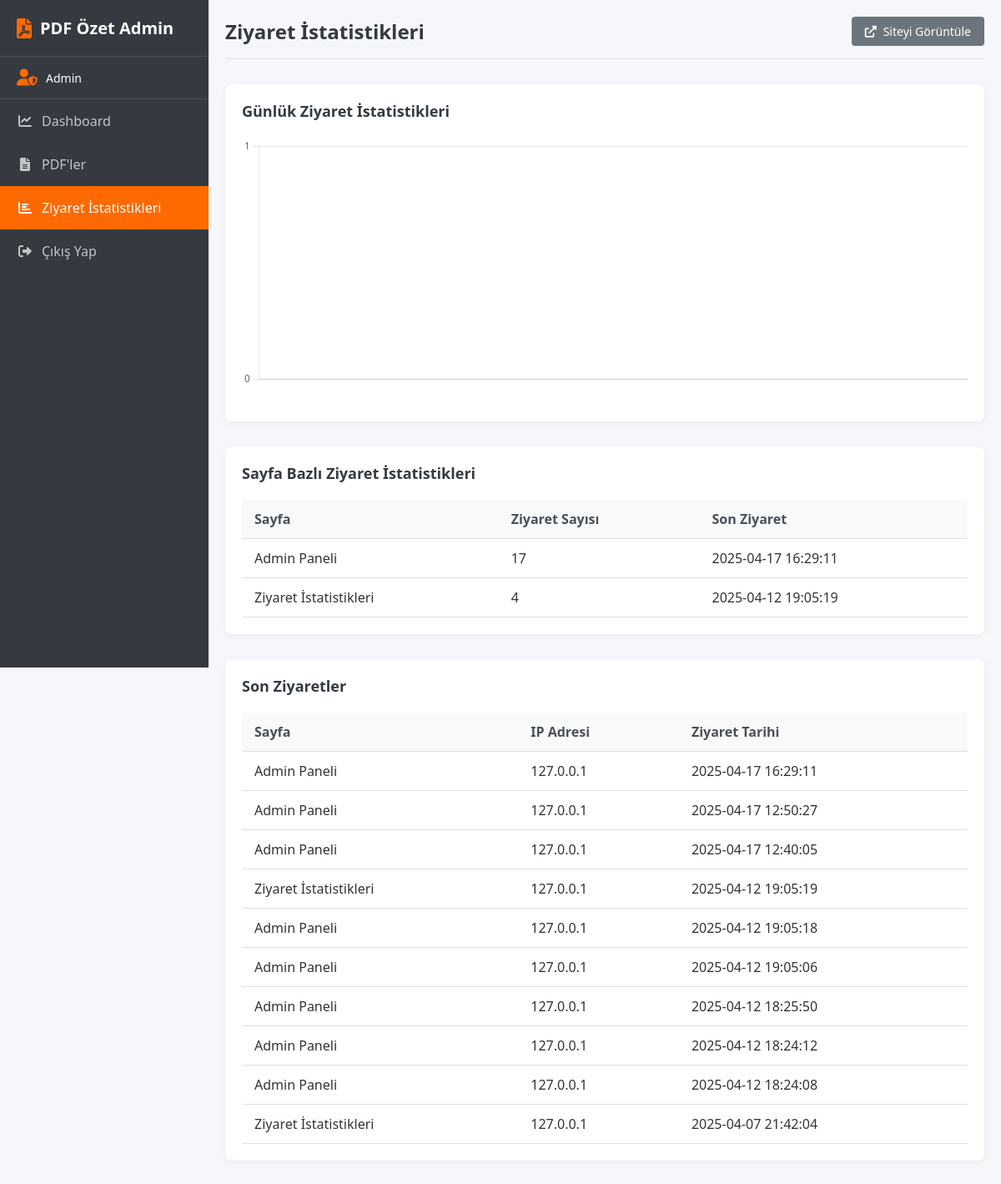
/admin/visits (signed in), run on the app's committed database.
### tables this page shows
CREATE TABLE visits
                     (id INTEGER PRIMARY KEY AUTOINCREMENT,
                      page_name TEXT NOT NULL,
                      ip_address TEXT NOT NULL,
                      visit_date TEXT NOT NULL);

### app.py (the view)
@app.route('/admin/visits')
@admin_required
def admin_visits():
    conn = sqlite3.connect('database.db')
    c = conn.cursor()
    c.execute('''
        SELECT date(visit_date) as date, COUNT(*) as count
        FROM visits
        WHERE visit_date >= date("now", "-7 days")
        GROUP BY date(visit_date)
        ORDER BY date
    ''')
    visit_stats = c.fetchall()
    dates = [stat[0] for stat in visit_stats]
    visit_counts = [stat[1] for stat in visit_stats]
    c.execute('''
        SELECT page_name, COUNT(*) as visit_count, MAX(visit_date) as last_visit
        FROM visits
        GROUP BY page_name
        ORDER BY visit_count DESC
    ''')
    page_stats = [dict(zip(['page_name', 'visit_count', 'last_visit'], row))
                 for row in c.fetchall()]
    c.execute('''
        SELECT page_name, ip_address, visit_date
        FROM visits
        ORDER BY visit_date DESC
        LIMIT 10
    ''')
    recent_visits = [dict(zip(['page_name', 'ip_address', 'visit_date'], row))
                    for row in c.fetchall()]
    conn.close()
    return render_template('admin/visits.html',
                         dates=dates,
                         visit_counts=visit_counts,
                         page_stats=page_stats,
                         recent_visits=recent_visits)

### app.py (called while the page is built)
def admin_required(f):
    @wraps(f)
    def decorated_function(*args, **kwargs):
        if 'admin_logged_in' not in session or not session['admin_logged_in']:
            flash('Bu sayfaya erişmek için admin girişi yapmalısınız.', 'error')
            return redirect(url_for('admin_login'))
        return f(*args, **kwargs)
    return decorated_function

### templates/admin/visits.html (shortened to what this page needs)
<!DOCTYPE html>
<html lang="tr">
<head>
    <link rel="stylesheet" href="{{ url_for('static', filename='css/admin.css') }}">
    <link rel="stylesheet" href="https://cdnjs.cloudflare.com/ajax/libs/font-awesome/6.0.0/css/all.min.css">
</head>
<body>
    <div class="admin-container">
        <div class="admin-sidebar">
            <div class="admin-logo">
                <i class="fas fa-file-pdf"></i>
                <h2>PDF Özet Admin</h2>
            </div>
            <div class="admin-user">
                <i class="fas fa-user-shield"></i>
                <span>Admin</span>
            </div>
            <ul class="admin-menu">
                <li>
                    <a href="{{ url_for('admin_dashboard') }}">
                        <i class="fas fa-chart-line"></i>
                        <span>Dashboard</span>
                    </a>
                </li>
                <li>
                    <a href="{{ url_for('admin_pdfs') }}">
                        <i class="fas fa-file-alt"></i>
                        <span>PDF'ler</span>
                    </a>
                </li>
                <li class="active">
                    <a href="{{ url_for('admin_visits') }}">
                        <i class="fas fa-chart-bar"></i>
                        <span>Ziyaret İstatistikleri</span>
                    </a>
                </li>
                <li>
                    <a href="{{ url_for('admin_logout') }}">
                        <i class="fas fa-sign-out-alt"></i>
                        <span>Çıkış Yap</span>
                    </a>
                </li>
            </ul>
        </div>
        <div class="admin-content">
            <div class="admin-header">
                <h1>Ziyaret İstatistikleri</h1>
                <div class="admin-header-actions">
                    <a href="{{ url_for('index') }}" class="admin-btn admin-btn-secondary">
                        <i class="fas fa-external-link-alt"></i>
                        Siteyi Görüntüle
                    </a>
                </div>
            </div>
            <div class="admin-section">
                <h2>Günlük Ziyaret İstatistikleri</h2>
                <div class="admin-chart-container">
                    <canvas id="dailyVisitsChart"
                            data-dates='{{ dates|tojson|safe }}'
                            data-visits='{{ visit_counts|tojson|safe }}'></canvas>
                </div>
            </div>
            <div class="admin-section">
                <h2>Sayfa Bazlı Ziyaret İstatistikleri</h2>
                <div class="admin-table-container">
                    <table class="admin-table">
                        <thead>
                            <tr>
                                <th>Sayfa</th>
                                <th>Ziyaret Sayısı</th>
                                <th>Son Ziyaret</th>
                            </tr>
                        </thead>
                        <tbody>
                            {% for page in page_stats %}
                            <tr>
                                <td>{{ page.page_name }}</td>
                                <td>{{ page.visit_count }}</td>
                                <td>{{ page.last_visit }}</td>
                            </tr>
                            {% endfor %}
                        </tbody>
                    </table>
                </div>
            </div>
            <div class="admin-section">
                <h2>Son Ziyaretler</h2>
                <div class="admin-table-container">
                    <table class="admin-table">
                        <thead>
                            <tr>
                                <th>Sayfa</th>
                                <th>IP Adresi</th>
                                <th>Ziyaret Tarihi</th>
                            </tr>
                        </thead>
                        <tbody>
                            {% for visit in recent_visits %}
                            <tr>
                                <td>{{ visit.page_name }}</td>
                                <td>{{ visit.ip_address }}</td>
                                <td>{{ visit.visit_date }}</td>
                            </tr>
                            {% endfor %}
                        </tbody>
                    </table>
                </div>
            </div>
        </div>
    </div>
    <script>
        document.addEventListener('DOMContentLoaded', function() {
            const canvas = document.getElementById('dailyVisitsChart');
            const ctx = canvas.getContext('2d');
            // Verileri data attribute'larından al
            const dates = JSON.parse(canvas.dataset.dates);
            const visitCounts = JSON.parse(canvas.dataset.visits);
            new Chart(ctx, {
                type: 'line',
                data: {
                    labels: dates,
                    datasets: [{
                        label: 'Günlük Ziyaret',
                        data: visitCounts,
                        borderColor: '#4a6bff',
                        backgroundColor: 'rgba(74, 107, 255, 0.1)',
                        borderWidth: 2,
                        fill: true,
                        tension: 0.4
                    }]
                },
                options: {
                    responsive: true,
                    maintainAspectRatio: false,
                    plugins: {
                        legend: {
                            display: false
                        }
                    },
                    scales: {
                        y: {
                            beginAtZero: true,
                            ticks: {
                                stepSize: 1
                            }
                        }
                    }
                }
            });
        });
    </script>
</body>
</html>

### static/css/admin.css (style rules this page uses)
:root { --admin-primary: hsl(25, 100%, 50%);; --admin-secondary: #6c757d; --admin-success: #28a745; --admin-danger: #dc3545; --admin-warning: #ffc107; --admin-info: hsl(25, 100%, 50%);; --admin-light: #f8f9fa; --admin-dark: #343a40; --admin-sidebar-width: 250px; --admin-header-height: 60px; }
body { font-family: 'Segoe UI', Tahoma, Geneva, Verdana, sans-serif; margin: 0; padding: 0; background-color: #f5f7fa; color: #333; }
.admin-container { display: flex; min-height: 100vh; }
.admin-sidebar { width: var(--admin-sidebar-width); background-color: var(--admin-dark); color: white; position: fixed; height: 100vh; overflow-y: auto; transition: all 0.3s; }
.admin-logo { display: flex; align-items: center; padding: 20px; border-bottom: 1px solid rgba(255, 255, 255, 0.1); }
.admin-logo i { font-size: 24px; margin-right: 10px; color: var(--admin-primary); }
.admin-logo h2 { margin: 0; font-size: 20px; font-weight: 600; }
.admin-user { display: flex; align-items: center; padding: 15px 20px; border-bottom: 1px solid rgba(255, 255, 255, 0.1); }
.admin-user i { font-size: 20px; margin-right: 10px; color: var(--admin-primary); }
.admin-user span { font-size: 14px; font-weight: 500; }
.admin-menu { list-style: none; padding: 0; margin: 0; }
.admin-menu li { margin: 0; padding: 0; }
.admin-menu li a { display: flex; align-items: center; padding: 15px 20px; color: rgba(255, 255, 255, 0.7); text-decoration: none; transition: all 0.3s; }
.admin-menu li a i { margin-right: 10px; width: 20px; text-align: center; }
.admin-menu li.active a { background-color: var(--admin-primary); color: white; }
.admin-content { flex: 1; margin-left: var(--admin-sidebar-width); padding: 20px; transition: all 0.3s; }
.admin-header { display: flex; justify-content: space-between; align-items: center; margin-bottom: 30px; padding-bottom: 15px; border-bottom: 1px solid #e0e0e0; }
.admin-header h1 { margin: 0; font-size: 24px; font-weight: 600; color: var(--admin-dark); }
.admin-header-actions { display: flex; gap: 10px; }
.admin-btn { display: inline-flex; align-items: center; padding: 8px 16px; border-radius: 4px; font-size: 14px; font-weight: 500; text-decoration: none; cursor: pointer; border: none; transition: all 0.3s; }
.admin-btn i { margin-right: 8px; }
.admin-btn-secondary { background-color: var(--admin-secondary); color: white; }
.admin-section { background-color: white; border-radius: 8px; box-shadow: 0 2px 10px rgba(0, 0, 0, 0.05); padding: 20px; margin-bottom: 30px; }
.admin-section h2 { margin-top: 0; margin-bottom: 20px; font-size: 18px; font-weight: 600; color: var(--admin-dark); }
.admin-table-container { overflow-x: auto; }
.admin-table { width: 100%; border-collapse: collapse; }
.admin-table th, .admin-table td { padding: 12px 15px; text-align: left; border-bottom: 1px solid #e0e0e0; }
.admin-table th { background-color: #f8f9fa; font-weight: 600; color: #495057; }
.admin-chart-container { height: 300px; margin-bottom: 20px; }

### data on the page
visits: page_name "Admin Paneli", ip_address "127.0.0.1", visit_date "2025-04-17 16:29:11"
visits: page_name "Admin Paneli", ip_address "127.0.0.1", visit_date "2025-04-17 12:50:27"
visits: page_name "Admin Paneli", ip_address "127.0.0.1", visit_date "2025-04-17 12:40:05"
visits: page_name "Ziyaret İstatistikleri", ip_address "127.0.0.1", visit_date "2025-04-12 19:05:19"
visits: page_name "Admin Paneli", ip_address "127.0.0.1", visit_date "2025-04-12 19:05:18"
visits: page_name "Admin Paneli", ip_address "127.0.0.1", visit_date "2025-04-12 19:05:06"
visits: page_name "Admin Paneli", ip_address "127.0.0.1", visit_date "2025-04-12 18:25:50"
visits: page_name "Admin Paneli", ip_address "127.0.0.1", visit_date "2025-04-12 18:24:12"
visits: page_name "Admin Paneli", ip_address "127.0.0.1", visit_date "2025-04-12 18:24:08"
visits: page_name "Ziyaret İstatistikleri", ip_address "127.0.0.1", visit_date "2025-04-07 21:42:04"

### other printed values
{{ page.page_name }} "Admin Paneli" "Ziyaret İstatistikleri"
{{ page.visit_count }} "17" "4"
{{ page.last_visit }} "2025-04-17 16:29:11" "2025-04-12 19:05:19"
